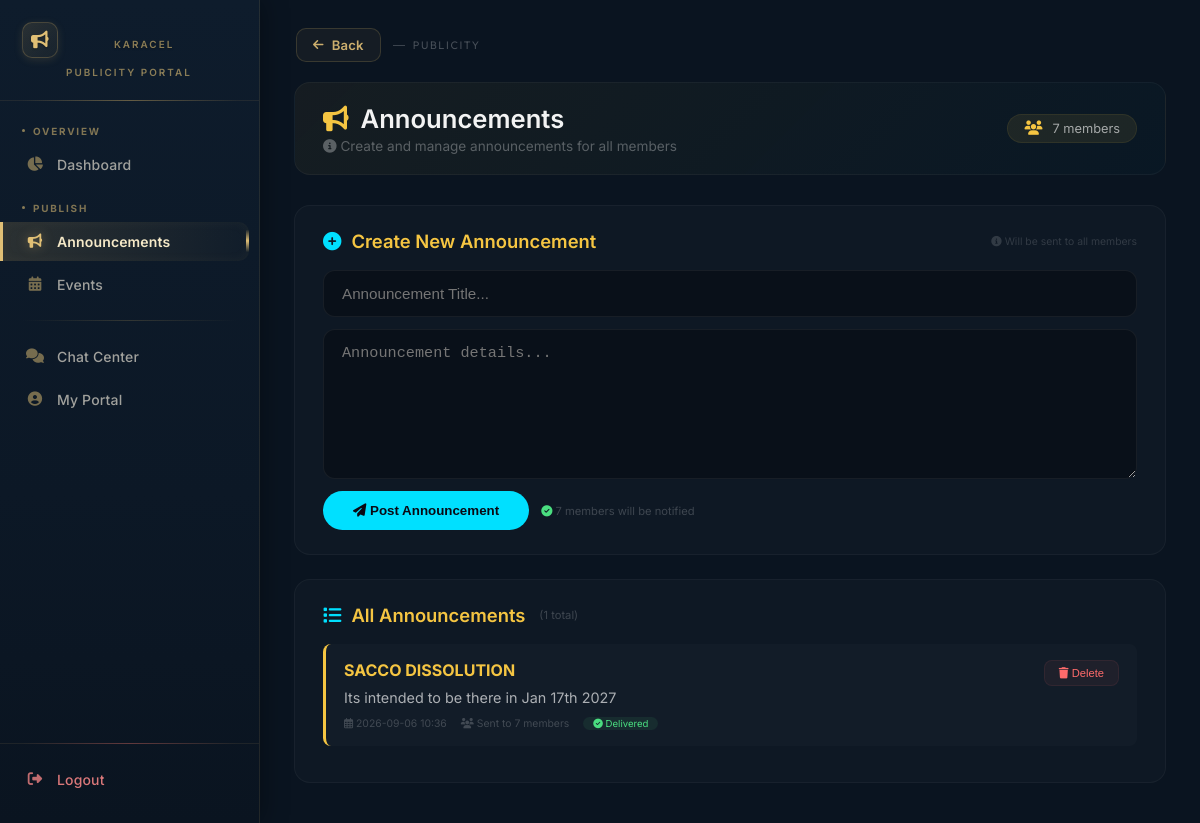
/publicity/announcements (signed in), run on the app's committed database.
### tables this page shows
CREATE TABLE announcements (
        id INTEGER PRIMARY KEY AUTOINCREMENT,
        title TEXT NOT NULL,
        content TEXT NOT NULL,
        created_at TIMESTAMP DEFAULT CURRENT_TIMESTAMP,
        created_by INTEGER,
        FOREIGN KEY (created_by) REFERENCES users(id)
    );

### app.py (the view)
@app.route("/publicity/announcements")
def publicity_announcements():
    if session.get("role") not in ["publicity", "secretary", "treasurer", "admin"]:
        flash('Access denied', 'danger')
        return redirect("/login")
    conn = get_db()
    conn.row_factory = sqlite3.Row
    try:
        total_members = conn.execute("SELECT COUNT(*) FROM users WHERE LOWER(role) = 'member' AND status = 'active'").fetchone()[0]
        announcements = conn.execute("""
            SELECT a.*,
                   (SELECT COUNT(*) FROM users WHERE LOWER(role) = 'member' AND status = 'active') as recipients
            FROM announcements a
            ORDER BY a.created_at DESC
        """).fetchall()
    except sqlite3.Error as e:
        flash(f'Database error: {str(e)}', 'danger')
        return redirect("/publicity/dashboard")
    finally:
        conn.close()
    return render_template("publicity/publicity-announcements.html",
                          announcements=announcements,
                          total_members=total_members)

### app.py (called while the page is built)
def get_db():
    conn = sqlite3.connect("sacco.db")
    conn.row_factory = sqlite3.Row
    return conn

@app.context_processor
def inject_globals():
    from datetime import datetime
    completed_loans = 0
    try:
        if 'user_id' in session:
            role = session.get('role', '')
            if role in ['treasurer', 'admin', 'chairperson']:
                db = get_db()
                completed_loans = db.execute("SELECT COUNT(*) FROM loans WHERE status = 'completed'").fetchone()[0]
                db.close()
    except Exception as e:
        print(f"Error getting completed_loans: {e}")
    return {
        'now': datetime.now(),
        'completed_loans': completed_loans
    }

### templates/publicity/publicity-announcements.html (shortened to what this page needs)
{% extends "publicity/publicity-base.html" %}
{% block content %}
<div class="publicity-announcements">
    <div style="display:flex; justify-content:space-between; align-items:center; flex-wrap:wrap; margin-bottom:30px; background:linear-gradient(135deg, rgba(245,197,66,0.05), rgba(0,224,255,0.02)); border-radius:16px; padding:20px 28px; border:1px solid rgba(255,255,255,0.04);">
        <div>
            <h1 style="font-size:1.6rem; font-weight:600; margin:0; display:flex; align-items:center; gap:12px;">
                <i class="fas fa-bullhorn" style="color:#f5c542;"></i>
                Announcements
            </h1>
            <p style="color:rgba(255,255,255,0.3); margin:4px 0 0; font-size:0.85rem;">
                <i class="fas fa-info-circle"></i> Create and manage announcements for all members
            </p>
        </div>
        <div style="display:flex; align-items:center; gap:10px; background:rgba(245,197,66,0.08); padding:6px 16px; border-radius:30px; border:1px solid rgba(245,197,66,0.08);">
            <i class="fas fa-users" style="color:#f5c542; font-size:0.9rem;"></i>
            <span style="color:rgba(255,255,255,0.6); font-size:0.8rem;">{{ total_members|default(0) }} members</span>
        </div>
    </div>
    <div style="background:rgba(255,255,255,0.02); border:1px solid rgba(255,255,255,0.04); border-radius:16px; padding:24px 28px; margin-bottom:24px;">
        <h3 style="color:#f5c542; font-size:1.15rem; font-weight:600; margin:0 0 18px 0; display:flex; align-items:center; gap:10px;">
            <i class="fas fa-plus-circle" style="color:#00e0ff;"></i>
            Create New Announcement
            <span style="font-size:0.65rem; color:rgba(255,255,255,0.15); font-weight:400; margin-left:auto;">
                <i class="fas fa-info-circle"></i> Will be sent to all members
            </span>
        </h3>
        <form method="POST" action="/publicity/announcement/create">
            <div style="display:flex; flex-direction:column; gap:12px;">
                <input type="text" name="title" placeholder="Announcement Title..." style="background:rgba(0,0,0,0.3); border:1px solid rgba(255,255,255,0.06); border-radius:12px; padding:14px 18px; color:#eaeef2; width:100%; font-size:0.95rem; transition:border 0.3s;" onfocus="this.style.borderColor='#00e0ff'" onblur="this.style.borderColor='rgba(255,255,255,0.06)'" required>
                <textarea name="content" placeholder="Announcement details..." style="background:rgba(0,0,0,0.3); border:1px solid rgba(255,255,255,0.06); border-radius:12px; padding:14px 18px; color:#eaeef2; min-height:150px; resize:vertical; width:100%; font-size:0.95rem; transition:border 0.3s;" onfocus="this.style.borderColor='#00e0ff'" onblur="this.style.borderColor='rgba(255,255,255,0.06)'" required></textarea>
                <div style="display:flex; gap:12px; align-items:center; flex-wrap:wrap;">
                    <button type="submit" style="background:#00e0ff; border:none; padding:12px 30px; border-radius:30px; color:#0a0a14; font-weight:600; cursor:pointer; transition:all 0.3s;" onmouseover="this.style.background='#66ecff'; this.style.transform='translateY(-2px)'" onmouseout="this.style.background='#00e0ff'; this.style.transform='translateY(0)'">
                        <i class="fas fa-paper-plane"></i> Post Announcement
                    </button>
                    <span style="font-size:0.7rem; color:rgba(255,255,255,0.2);">
                        <i class="fas fa-check-circle" style="color:#4ade80;"></i> {{ total_members|default(0) }} members will be notified
                    </span>
                </div>
            </div>
        </form>
    </div>
    <div style="background:rgba(255,255,255,0.02); border:1px solid rgba(255,255,255,0.04); border-radius:16px; padding:24px 28px;">
        <div style="display:flex; justify-content:space-between; align-items:center; margin-bottom:18px;">
            <h3 style="color:#f5c542; font-size:1.15rem; font-weight:600; margin:0; display:flex; align-items:center; gap:10px;">
                <i class="fas fa-list" style="color:#00e0ff;"></i>
                All Announcements
                <span style="font-size:0.7rem; color:rgba(255,255,255,0.2); font-weight:400; margin-left:4px;">
                    ({{ announcements|length }} total)
                </span>
            </h3>
        </div>
        {% if announcements %}
            {% for announcement in announcements %}
            <div style="background:rgba(255,255,255,0.02); border-left:3px solid #f5c542; border-radius:8px; padding:16px 18px; margin-bottom:12px; transition:all 0.2s;" onmouseover="this.style.background='rgba(255,255,255,0.04)'" onmouseout="this.style.background='rgba(255,255,255,0.02)'">
                <div style="display:flex; justify-content:space-between; align-items:flex-start; flex-wrap:wrap; gap:10px;">
                    <div style="flex:1; min-width:150px;">
                        <h4 style="color:#f5c542; margin:0; font-size:1rem;">{{ announcement.title }}</h4>
                        <div style="color:rgba(255,255,255,0.65); font-size:0.9rem; margin-top:6px; line-height:1.6; white-space:pre-wrap;">{{ announcement.content }}</div>
                        <div style="font-size:0.65rem; color:rgba(255,255,255,0.2); margin-top:8px; display:flex; align-items:center; gap:14px; flex-wrap:wrap;">
                            <span><i class="far fa-calendar-alt"></i> {{ announcement.created_at[:16] }}</span>
                            <span><i class="fas fa-users"></i> Sent to {{ announcement.recipients|default(total_members) }} members</span>
                            <span style="background:rgba(74,222,128,0.08); color:#4ade80; padding:1px 10px; border-radius:12px; font-size:0.6rem;">
                                <i class="fas fa-check-circle"></i> Delivered
                            </span>
                        </div>
                    </div>
                    <form method="POST" action="/publicity/announcement/delete/{{ announcement.id }}" style="margin-left:10px;">
                        <button type="submit" onclick="return confirm('Delete this announcement?')" style="background:rgba(255,107,107,0.06); border:1px solid rgba(255,107,107,0.08); color:#ff6b6b; padding:6px 14px; border-radius:8px; cursor:pointer; font-size:0.7rem; transition:all 0.3s;" onmouseover="this.style.background='rgba(255,107,107,0.12)'" onmouseout="this.style.background='rgba(255,107,107,0.06)'">
                            <i class="fas fa-trash"></i> Delete
                        </button>
                    </form>
                </div>
            </div>
            {% endfor %}
        {% endif %}
    </div>
</div>
{% endblock %}

### static/publicity.css (style rules this page uses)
:root { --gold: #c9a961; --gold-light: #e0bf75; --gold-deep: #a8863f; --bg-deep: #0a1420; --bg-panel: #0e1c2c; --bg-card: rgba(255, 255, 255, 0.025); --border-soft: rgba(255, 255, 255, 0.06); --border-med: rgba(255, 255, 255, 0.09); --text-strong: rgba(255, 255, 255, 0.95); --text-soft: rgba(255, 255, 255, 0.55); --text-faint: rgba(255, 255, 255, 0.3); --success: #4ade80; --danger: #ff6b6b; --info: #00e0ff; }
* { box-sizing: border-box; margin: 0; padding: 0; }
body { font-family: 'Inter', system-ui, -apple-system, sans-serif; background: var(--bg-deep); color: var(--text-strong); min-height: 100vh; display: flex; }

### data on the page
announcements: title "SACCO DISSOLUTION", content "Its intended to be there in Jan 17th 2027", created_at "2026-09-06 10:36", recipients "7"

### other printed values
{{ total_members|default(0) }} "7"
{{ announcements|length }} "1"
